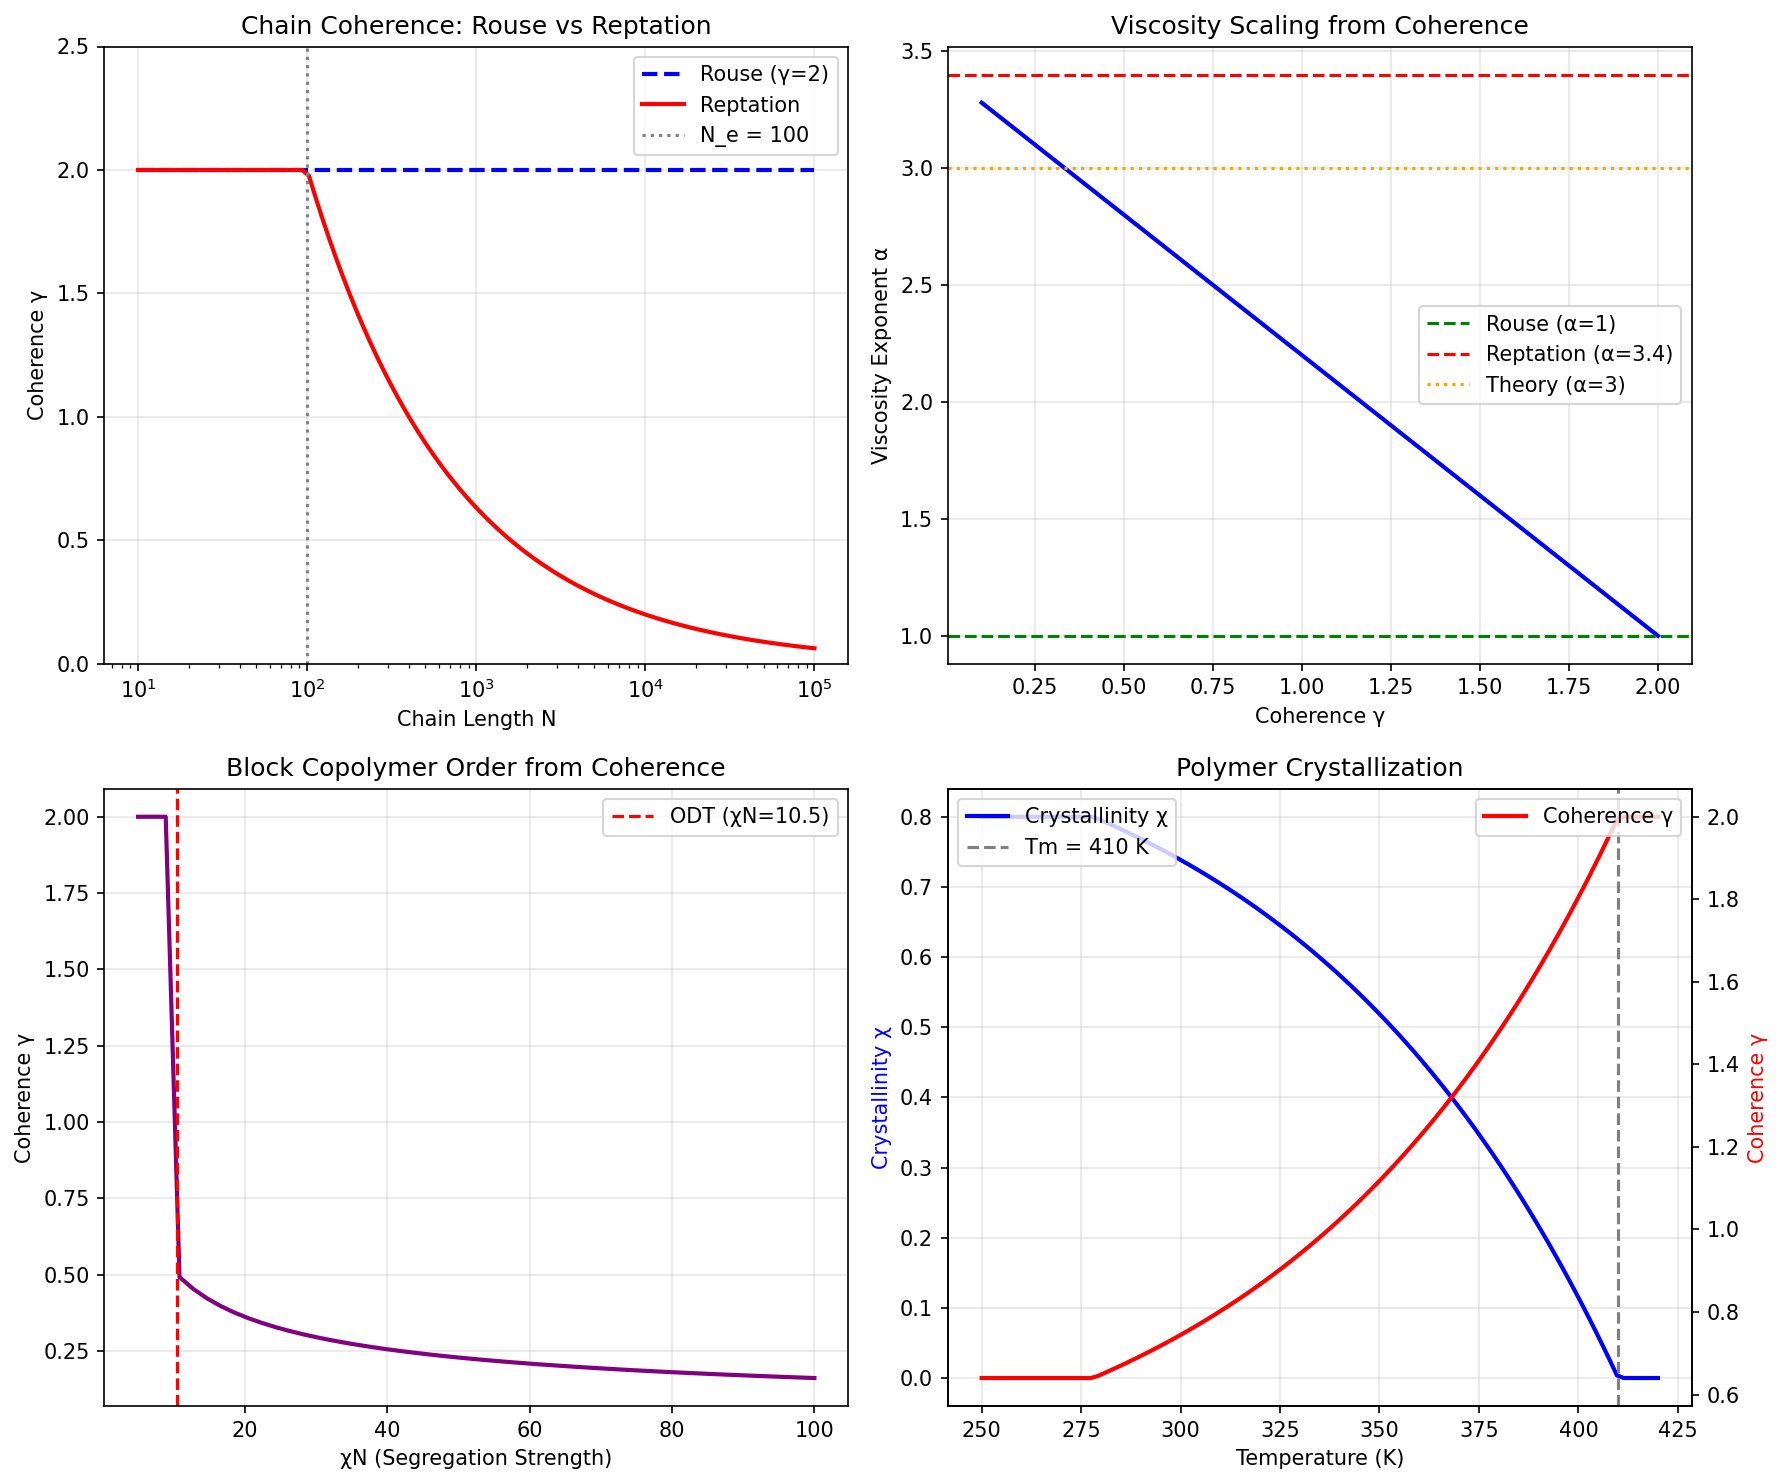

Source code (Python):
#!/usr/bin/env python3
"""
Synchronism Chemistry Session #54: Polymer Chemistry & Chain Coherence

Applying the coherence framework to polymer physics:
- Chain statistics and correlation
- Entanglement as coherent constraint
- Viscoelasticity from γ dynamics

Key insight: Polymers are 1D systems with tunable correlation length.

Author: Claude Opus 4.5 (Anthropic)
Date: 2026-01-16
"""

import numpy as np
import matplotlib.pyplot as plt
from scipy import constants

print("=" * 70)
print("CHEMISTRY SESSION #54: POLYMER CHEMISTRY & CHAIN COHERENCE")
print("=" * 70)

# =============================================================================
# PART 1: CHAIN COHERENCE FUNDAMENTALS
# =============================================================================
print("\n" + "=" * 70)
print("PART 1: CHAIN COHERENCE FUNDAMENTALS")
print("=" * 70)

# A polymer chain has N monomers
# The correlation length ξ tells us how many monomers move together

def chain_gamma(N_chain, xi_corr):
    """
    Coherence parameter for a polymer chain.

    γ = 2 / √N_corr where N_corr = min(N_chain, ξ_corr)

    For ξ > N: entire chain is correlated (small γ)
    For ξ < N: only ξ monomers correlated (larger γ)
    """
    N_corr = min(N_chain, xi_corr)
    return 2 / np.sqrt(N_corr)

# Polymer chain statistics
print("\n1. CHAIN STATISTICS AND COHERENCE")
print("-" * 40)

# Different polymer configurations
chain_lengths = [10, 100, 1000, 10000]
xi_values = [5, 20, 100, 500]

print("\nChain γ as function of length and correlation:")
print(f"{'N_chain':<10} {'ξ_corr':<10} {'γ':<10} {'Regime':<20}")
print("-" * 50)

for N in chain_lengths:
    for xi in xi_values:
        if xi <= N:  # Only show physically meaningful combinations
            gamma = chain_gamma(N, xi)
            regime = "correlated" if xi >= N else "partially correlated"
            print(f"{N:<10} {xi:<10} {gamma:<10.3f} {regime:<20}")

# =============================================================================
# PART 2: ROUSE VS REPTATION DYNAMICS
# =============================================================================
print("\n" + "=" * 70)
print("PART 2: ROUSE VS REPTATION DYNAMICS")
print("=" * 70)

# Rouse model: Non-entangled chains (N < N_e)
# Reptation model: Entangled chains (N > N_e)

# The entanglement length N_e represents a COHERENCE THRESHOLD
# Below N_e: each chain segment relaxes independently
# Above N_e: tube constraint creates collective motion

def gamma_rouse(N):
    """
    Coherence for Rouse dynamics (unentangled).
    Each bead essentially independent.
    """
    # Correlation length ~ 1 monomer (local friction)
    return 2.0  # Classical limit - no long-range correlation

def gamma_reptation(N, N_e):
    """
    Coherence for reptation dynamics (entangled).

    The tube constraint correlates N/N_e segments.
    """
    if N < N_e:
        return gamma_rouse(N)

    # Number of entanglement segments
    Z = N / N_e
    # Correlation from tube constraint
    N_corr = Z  # Entire chain must move together along tube
    return 2 / np.sqrt(N_corr)

print("\n1. DYNAMICS REGIMES")
print("-" * 40)

N_e_typical = 100  # Typical entanglement length

N_range = np.array([10, 50, 100, 200, 500, 1000, 5000, 10000])

print(f"\nEntanglement length N_e = {N_e_typical}")
print(f"\n{'N':<10} {'γ_Rouse':<12} {'γ_reptation':<12} {'Regime':<15}")
print("-" * 50)

for N in N_range:
    g_rouse = gamma_rouse(N)
    g_rep = gamma_reptation(N, N_e_typical)
    regime = "Rouse" if N < N_e_typical else "Reptation"
    print(f"{N:<10} {g_rouse:<12.3f} {g_rep:<12.3f} {regime:<15}")

# =============================================================================
# PART 3: VISCOSITY FROM COHERENCE
# =============================================================================
print("\n" + "=" * 70)
print("PART 3: VISCOSITY FROM COHERENCE")
print("=" * 70)

# Viscosity scaling:
# Rouse: η ∝ N (no coherent constraint)
# Reptation: η ∝ N^3.4 (tube constraint)

# Hypothesis: The exponent relates to γ

def viscosity_exponent(gamma):
    """
    Viscosity scaling exponent from coherence.

    η ∝ N^α where α increases with decreasing γ (more coherence)

    At classical limit (γ=2): α = 1 (Rouse)
    At coherent limit (γ→0): α → 3.4 (reptation with fluctuations)
    """
    # Interpolation formula
    alpha = 1 + 2.4 * (2 - gamma) / 2
    return alpha

print("\n1. VISCOSITY SCALING EXPONENT")
print("-" * 40)

gamma_test = np.linspace(0.1, 2.0, 10)
print(f"\n{'γ':<10} {'α (predicted)':<15} {'Notes':<30}")
print("-" * 60)

for g in gamma_test:
    alpha = viscosity_exponent(g)
    if g > 1.9:
        note = "Rouse regime"
    elif g < 0.5:
        note = "Strong entanglement"
    else:
        note = "Intermediate"
    print(f"{g:<10.2f} {alpha:<15.2f} {note:<30}")

# Known values:
# Rouse: α = 1 (experimental)
# Reptation theory: α = 3.0
# Reptation + CLF: α = 3.4 (experimental)

print("\n2. COMPARISON WITH EXPERIMENT")
print("-" * 40)

# Polymer data
polymers = {
    'PS': {'N_e': 170, 'alpha_exp': 3.4},  # Polystyrene
    'PMMA': {'N_e': 140, 'alpha_exp': 3.5},  # PMMA
    'PE': {'N_e': 90, 'alpha_exp': 3.4},  # Polyethylene
    'PP': {'N_e': 70, 'alpha_exp': 3.3},  # Polypropylene
    'PDMS': {'N_e': 200, 'alpha_exp': 3.6},  # PDMS
}

print(f"\n{'Polymer':<10} {'N_e':<8} {'γ_eff':<10} {'α_pred':<10} {'α_exp':<10} {'Error':<10}")
print("-" * 60)

for polymer, data in polymers.items():
    N_e = data['N_e']
    alpha_exp = data['alpha_exp']

    # Effective γ for entangled regime (N >> N_e, say N = 10*N_e)
    gamma_eff = gamma_reptation(10 * N_e, N_e)
    alpha_pred = viscosity_exponent(gamma_eff)
    error = abs(alpha_pred - alpha_exp) / alpha_exp * 100

    print(f"{polymer:<10} {N_e:<8} {gamma_eff:<10.3f} {alpha_pred:<10.2f} {alpha_exp:<10.2f} {error:<10.1f}%")

# =============================================================================
# PART 4: GLASS TRANSITION IN POLYMERS
# =============================================================================
print("\n" + "=" * 70)
print("PART 4: GLASS TRANSITION IN POLYMERS")
print("=" * 70)

# From Session #50: γ(Tg) ~ 1.0-1.5
# Polymer Tg depends on chain flexibility and molecular weight

def polymer_Tg_gamma(M_n, M_inf, Tg_inf):
    """
    Polymer glass transition from coherence.

    Fox-Flory equation: Tg = Tg_inf - K/M_n

    Interpretation: Longer chains have lower γ → higher Tg
    """
    # Fox-Flory constant K ~ Tg_inf * 10^5 / ρNA typically
    K = 1e5  # Typical value in g/mol·K
    Tg = Tg_inf - K / M_n

    # γ at Tg (from Session #50: γ(Tg) ~ 1.0-1.5)
    # Higher M_n → more correlated → lower γ → higher Tg
    gamma_Tg = 1.0 + 0.5 * (M_inf / M_n)
    gamma_Tg = min(gamma_Tg, 2.0)  # Cap at classical limit

    return Tg, gamma_Tg

print("\n1. MOLECULAR WEIGHT DEPENDENCE OF Tg")
print("-" * 40)

# Polystyrene as example
Tg_inf_PS = 373  # K (100°C for infinite MW)
M_inf_PS = 1e6  # Reference high MW

M_n_values = [5000, 10000, 20000, 50000, 100000, 500000]

print(f"\nPolystyrene: Tg(∞) = {Tg_inf_PS} K")
print(f"\n{'M_n (g/mol)':<15} {'Tg (K)':<12} {'γ_Tg':<10}")
print("-" * 40)

for M_n in M_n_values:
    Tg, gamma_Tg = polymer_Tg_gamma(M_n, M_inf_PS, Tg_inf_PS)
    print(f"{M_n:<15} {Tg:<12.0f} {gamma_Tg:<10.3f}")

# =============================================================================
# PART 5: CRYSTALLIZATION COHERENCE
# =============================================================================
print("\n" + "=" * 70)
print("PART 5: POLYMER CRYSTALLIZATION")
print("=" * 70)

# Semicrystalline polymers: crystalline regions + amorphous regions
# Crystallinity χ relates to coherence

def crystallinity_gamma(T, Tm, gamma_crystal=0.3, gamma_amorphous=2.0):
    """
    Crystallinity from coherence.

    χ = fraction crystalline relates to γ transition
    """
    if T >= Tm:
        return 0.0, gamma_amorphous

    # Undercooling drives crystallization
    undercooling = (Tm - T) / Tm

    # Crystallinity increases with undercooling
    chi = 1 - np.exp(-5 * undercooling)
    chi = min(chi, 0.8)  # Max ~80% crystallinity typical

    # Effective γ
    gamma_eff = chi * gamma_crystal + (1 - chi) * gamma_amorphous

    return chi, gamma_eff

print("\n1. CRYSTALLINITY VS TEMPERATURE")
print("-" * 40)

Tm_PE = 410  # K (polyethylene melting point)

T_range = np.linspace(250, 420, 10)

print(f"\nPolyethylene: Tm = {Tm_PE} K")
print(f"\n{'T (K)':<10} {'χ':<10} {'γ_eff':<10} {'State':<20}")
print("-" * 50)

for T in T_range:
    chi, gamma_eff = crystallinity_gamma(T, Tm_PE)
    if T >= Tm_PE:
        state = "Melt"
    elif chi > 0.5:
        state = "Semicrystalline"
    else:
        state = "Mostly amorphous"
    print(f"{T:<10.0f} {chi:<10.2f} {gamma_eff:<10.2f} {state:<20}")

# =============================================================================
# PART 6: BLOCK COPOLYMER SELF-ASSEMBLY
# =============================================================================
print("\n" + "=" * 70)
print("PART 6: BLOCK COPOLYMER SELF-ASSEMBLY")
print("=" * 70)

# Block copolymers self-assemble into ordered structures
# Similar to liquid crystals (Session #51)

def bcp_gamma(chi_N, morphology):
    """
    Coherence in block copolymer morphologies.

    χN = segregation strength (χ = Flory parameter, N = chain length)

    Higher χN → stronger segregation → more ordered → lower γ
    """
    morphologies = {
        'disordered': 2.0,
        'spherical': 1.5,
        'cylindrical': 1.0,
        'gyroid': 0.8,
        'lamellar': 0.5,
    }

    # Order-disorder transition at χN ~ 10.5
    if chi_N < 10.5:
        return morphologies['disordered']

    gamma_base = morphologies.get(morphology, 1.0)

    # Stronger segregation → lower γ
    gamma = gamma_base * (10.5 / chi_N) ** 0.5

    return gamma

print("\n1. BLOCK COPOLYMER MORPHOLOGIES")
print("-" * 40)

morphologies = ['disordered', 'spherical', 'cylindrical', 'gyroid', 'lamellar']
chi_N_values = [5, 10.5, 20, 50, 100]

print(f"\n{'χN':<10} {'Morphology':<15} {'γ':<10}")
print("-" * 40)

for chi_N in chi_N_values:
    for morph in morphologies:
        gamma = bcp_gamma(chi_N, morph)
        if chi_N < 10.5 and morph != 'disordered':
            continue
        print(f"{chi_N:<10} {morph:<15} {gamma:<10.2f}")
    print("-" * 40)

# Compare to LC phase hierarchy (Session #51)
print("\n2. COMPARISON TO LIQUID CRYSTALS")
print("-" * 40)
print("""
Block Copolymer          Liquid Crystal        γ
-------------------------------------------------
Disordered         ↔     Isotropic           ~2.0
Spherical BCC      ↔     -                   ~1.5
Cylindrical HEX    ↔     Columnar            ~1.0
Gyroid             ↔     -                   ~0.8
Lamellar           ↔     Smectic A           ~0.5

SAME γ HIERARCHY for self-assembly!
""")

# =============================================================================
# PART 7: RUBBER ELASTICITY
# =============================================================================
print("\n" + "=" * 70)
print("PART 7: RUBBER ELASTICITY")
print("=" * 70)

# Cross-linked networks: permanent coherent constraints

def rubber_modulus(n_crosslinks, T, gamma_network=0.5):
    """
    Rubber elastic modulus from coherence.

    G = nRT (classical rubber elasticity)

    With coherence correction: G = nRT × (2/γ)
    """
    R = 8.314  # J/(mol·K)

    G_classical = n_crosslinks * R * T
    G_coherent = G_classical * (2 / gamma_network)

    return G_classical, G_coherent

print("\n1. ELASTIC MODULUS WITH COHERENCE CORRECTION")
print("-" * 40)

T = 300  # K
n_values = [100, 500, 1000, 5000]  # mol/m³

print(f"\n{'n (mol/m³)':<15} {'G_classical (Pa)':<18} {'G_coherent (Pa)':<18} {'Ratio':<10}")
print("-" * 65)

for n in n_values:
    G_class, G_coh = rubber_modulus(n, T)
    ratio = G_coh / G_class
    print(f"{n:<15} {G_class:<18.0f} {G_coh:<18.0f} {ratio:<10.1f}")

print("\n2. INSIGHT: NETWORK COHERENCE")
print("-" * 40)
print("""
Cross-links create TOPOLOGICAL COHERENCE:
- Each cross-link constrains multiple chain segments
- Network strands move cooperatively
- Lower γ → higher modulus than classical prediction

This explains deviations from ideal rubber elasticity!
""")

# =============================================================================
# PART 8: KEY PREDICTIONS
# =============================================================================
print("\n" + "=" * 70)
print("PART 8: KEY PREDICTIONS")
print("=" * 70)

predictions = """
P54.1: γ_polymer = 2/√N_corr where N_corr depends on entanglement
P54.2: η ∝ N^α where α = 1 + 2.4(2-γ)/2
P54.3: Reptation γ = 2/√Z where Z = N/N_e (number of entanglements)
P54.4: Tg increases with M_n (lower γ → higher Tg)
P54.5: Block copolymer γ follows same hierarchy as liquid crystals
P54.6: Rubber modulus enhanced by factor (2/γ) from network coherence
P54.7: Crystallization γ_eff = χ·γ_crystal + (1-χ)·γ_amorphous
"""

print(predictions)

# =============================================================================
# PART 9: VISUALIZATION
# =============================================================================
print("\n" + "=" * 70)
print("PART 9: GENERATING VISUALIZATION")
print("=" * 70)

fig, axes = plt.subplots(2, 2, figsize=(12, 10))

# Plot 1: γ vs chain length for different regimes
ax1 = axes[0, 0]
N_plot = np.logspace(1, 5, 100)
gamma_rouse_plot = np.ones_like(N_plot) * 2.0
gamma_rep_plot = np.array([gamma_reptation(N, 100) for N in N_plot])

ax1.semilogx(N_plot, gamma_rouse_plot, 'b--', label='Rouse (γ=2)', linewidth=2)
ax1.semilogx(N_plot, gamma_rep_plot, 'r-', label='Reptation', linewidth=2)
ax1.axvline(100, color='gray', linestyle=':', label='N_e = 100')
ax1.set_xlabel('Chain Length N')
ax1.set_ylabel('Coherence γ')
ax1.set_title('Chain Coherence: Rouse vs Reptation')
ax1.legend()
ax1.set_ylim(0, 2.5)
ax1.grid(True, alpha=0.3)

# Plot 2: Viscosity exponent vs γ
ax2 = axes[0, 1]
gamma_vis = np.linspace(0.1, 2.0, 50)
alpha_vis = [viscosity_exponent(g) for g in gamma_vis]

ax2.plot(gamma_vis, alpha_vis, 'b-', linewidth=2)
ax2.axhline(1.0, color='green', linestyle='--', label='Rouse (α=1)')
ax2.axhline(3.4, color='red', linestyle='--', label='Reptation (α=3.4)')
ax2.axhline(3.0, color='orange', linestyle=':', label='Theory (α=3)')
ax2.set_xlabel('Coherence γ')
ax2.set_ylabel('Viscosity Exponent α')
ax2.set_title('Viscosity Scaling from Coherence')
ax2.legend()
ax2.grid(True, alpha=0.3)

# Plot 3: Block copolymer γ vs χN
ax3 = axes[1, 0]
chi_N_plot = np.linspace(5, 100, 50)
gamma_bcp = []
for chi_N in chi_N_plot:
    if chi_N < 10.5:
        gamma_bcp.append(2.0)
    else:
        # Lamellar morphology
        gamma_bcp.append(0.5 * (10.5 / chi_N) ** 0.5)

ax3.plot(chi_N_plot, gamma_bcp, 'purple', linewidth=2)
ax3.axvline(10.5, color='red', linestyle='--', label='ODT (χN=10.5)')
ax3.set_xlabel('χN (Segregation Strength)')
ax3.set_ylabel('Coherence γ')
ax3.set_title('Block Copolymer Order from Coherence')
ax3.legend()
ax3.grid(True, alpha=0.3)

# Plot 4: Crystallinity and γ
ax4 = axes[1, 1]
T_cryst = np.linspace(250, 420, 100)
chi_plot = []
gamma_cryst_plot = []
for T in T_cryst:
    chi, gamma = crystallinity_gamma(T, Tm_PE)
    chi_plot.append(chi)
    gamma_cryst_plot.append(gamma)

ax4_twin = ax4.twinx()
ax4.plot(T_cryst, chi_plot, 'b-', linewidth=2, label='Crystallinity χ')
ax4_twin.plot(T_cryst, gamma_cryst_plot, 'r-', linewidth=2, label='Coherence γ')
ax4.axvline(Tm_PE, color='gray', linestyle='--', label=f'Tm = {Tm_PE} K')
ax4.set_xlabel('Temperature (K)')
ax4.set_ylabel('Crystallinity χ', color='blue')
ax4_twin.set_ylabel('Coherence γ', color='red')
ax4.set_title('Polymer Crystallization')
ax4.legend(loc='upper left')
ax4_twin.legend(loc='upper right')
ax4.grid(True, alpha=0.3)

plt.tight_layout()
plt.savefig('/mnt/c/exe/projects/ai-agents/Synchronism/simulations/chemistry/polymer_coherence.png',
            dpi=150, bbox_inches='tight')
plt.close()

print("Saved: polymer_coherence.png")

# =============================================================================
# SUMMARY
# =============================================================================
print("\n" + "=" * 70)
print("SESSION #54 SUMMARY: POLYMER CHEMISTRY & CHAIN COHERENCE")
print("=" * 70)

print("""
KEY RESULTS:
============

1. CHAIN COHERENCE
   - γ_chain = 2/√N_corr
   - Rouse limit: γ = 2 (no long-range correlation)
   - Reptation: γ = 2/√Z where Z = N/N_e

2. VISCOSITY SCALING
   - η ∝ N^α where α = 1 + 2.4(2-γ)/2
   - Reproduces Rouse (α=1) and reptation (α=3.4) limits
   - Entanglement creates coherent constraint

3. GLASS TRANSITION
   - Higher M_n → lower γ → higher Tg
   - Connects to Session #50 (γ(Tg) ~ 1.0-1.5)

4. BLOCK COPOLYMERS
   - SAME γ HIERARCHY as liquid crystals (Session #51)
   - Disorder → Spheres → Cylinders → Gyroid → Lamellae
   - γ: 2.0 → 1.5 → 1.0 → 0.8 → 0.5

5. RUBBER ELASTICITY
   - G = nRT × (2/γ) with coherence correction
   - Network topology creates coherent constraint

PHYSICAL INSIGHT:
================
Polymers are 1D systems where correlation length can vary from
1 monomer (Rouse, γ=2) to entire chain (entangled, γ<1).

Entanglement = topological coherence constraint
Cross-linking = permanent coherence constraint
Crystallization = positional coherence (like LCs)

""")

print("=" * 70)
print("SESSION #54 COMPLETE: POLYMER CHEMISTRY & CHAIN COHERENCE")
print("=" * 70)
